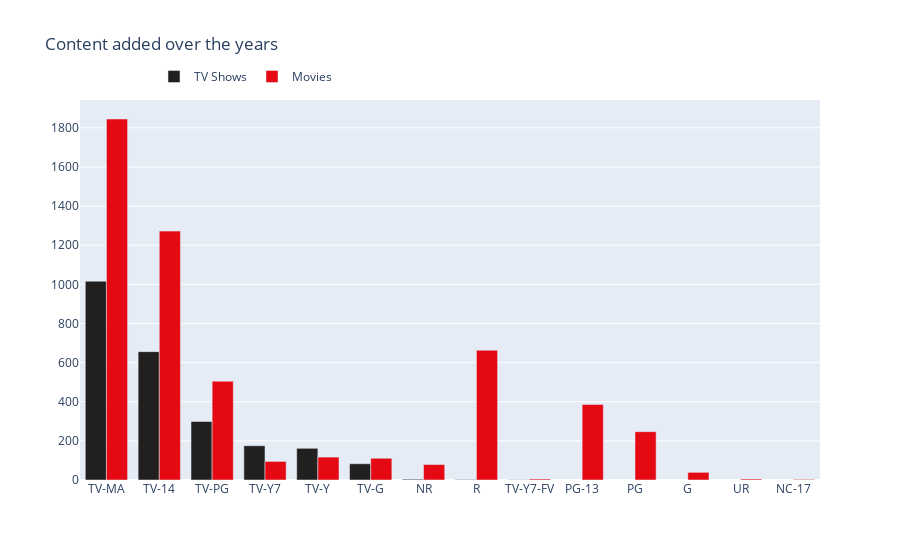

Notebook source saved alongside this figure:
### Code cell
col = "rating"

vc1 = d1[col].value_counts().reset_index()
vc1 = vc1.rename(columns = {col : "count", "index" : col})
vc1['percent'] = vc1['count'].apply(lambda x : 100*x/sum(vc1['count']))
#vc1 = vc1.sort_values(col)

vc2 = d2[col].value_counts().reset_index()
vc2 = vc2.rename(columns = {col : "count", "index" : col})
vc2['percent'] = vc2['count'].apply(lambda x : 100*x/sum(vc2['count']))
#vc2 = vc2.sort_values(col)

trace1 = go.Bar(x=vc1[col], y=vc1["count"], name="TV Shows", marker=dict(color="#221f1f"))
trace2 = go.Bar(x=vc2[col], y=vc2["count"], name="Movies", marker=dict(color="#e50914"))
data = [trace1, trace2]
layout = go.Layout(title="Content added over the years", legend=dict(x=0.1, y=1.1, orientation="h"))
fig = go.Figure(data, layout=layout)
fig.show()

### Figure 1 — Plotly figure (JSON) as saved in the notebook; plotly's stock layout.template omitted (floating-point values rounded to 4 significant figures)
{"data": [{"marker": {"color": "#221f1f"}, "name": "TV Shows", "type": "bar", "x": ["TV-MA", "TV-14", "TV-PG", "TV-Y7", "TV-Y", "TV-G", "NR", "R", "TV-Y7-FV"], "y": [1016, 656, 299, 175, 162, 83, 4, 2, 1]}, {"marker": {"color": "#e50914"}, "name": "Movies", "type": "bar", "x": ["TV-MA", "TV-14", "R", "TV-PG", "PG-13", "PG", "TV-Y", "TV-G", "TV-Y7", "NR", "G", "TV-Y7-FV", "UR", "NC-17"], "y": [1845, 1272, 663, 505, 386, 247, 117, 111, 95, 79, 39, 5, 5, 3]}], "layout": {"legend": {"orientation": "h", "x": 0.1, "y": 1.1}, "title": {"text": "Content added over the years"}}}
